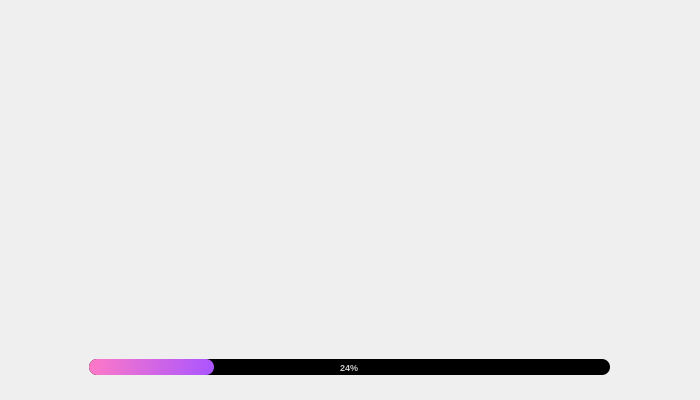
<?xml version="1.0" encoding="UTF-8"?>
<ui version="4.0">
 <class>splash_screen</class>
 <widget class="QMainWindow" name="splash_screen">
  <property name="geometry">
   <rect>
    <x>0</x>
    <y>0</y>
    <width>700</width>
    <height>400</height>
   </rect>
  </property>
  <property name="minimumSize">
   <size>
    <width>700</width>
    <height>400</height>
   </size>
  </property>
  <property name="maximumSize">
   <size>
    <width>700</width>
    <height>400</height>
   </size>
  </property>
  <property name="windowTitle">
   <string>MainWindow</string>
  </property>
  <property name="styleSheet">
   <string notr="true">QFrame{
	background-image: url(:/Splash Screen/splash_screen.jpg);
}</string>
  </property>
  <widget class="QWidget" name="image_frame">
   <layout class="QVBoxLayout" name="verticalLayout">
    <item>
     <widget class="QFrame" name="frame">
      <property name="styleSheet">
       <string notr="true">QFrame{
	background-image: url(:/Splash Screen/splash_screen.jpg);
	border-radius: 10px;
}</string>
      </property>
      <property name="frameShape">
       <enum>QFrame::StyledPanel</enum>
      </property>
      <property name="frameShadow">
       <enum>QFrame::Raised</enum>
      </property>
      <widget class="QProgressBar" name="loading">
       <property name="geometry">
        <rect>
         <x>80</x>
         <y>350</y>
         <width>521</width>
         <height>16</height>
        </rect>
       </property>
       <property name="font">
        <font>
         <pointsize>7</pointsize>
         <weight>75</weight>
         <bold>true</bold>
        </font>
       </property>
       <property name="styleSheet">
        <string notr="true">QProgressBar {
	background-color: rgb(0, 0, 0);
	color: rgb(200, 200, 200);
	border-style: none;
	border-radius: 8px;
	text-align: center;
}
QProgressBar::chunk{
	border-radius: 8px;
	background-color: qlineargradient(spread:pad, x1:0, y1:0.511364, x2:1, y2:0.523, stop:0 rgba(254, 121, 199, 255), stop:1 rgba(170, 85, 255, 255));
}</string>
       </property>
       <property name="value">
        <number>24</number>
       </property>
      </widget>
     </widget>
    </item>
   </layout>
  </widget>
 </widget>
 <resources>
  <include location="graphics/source.qrc"/>
 </resources>
 <connections/>
</ui>
